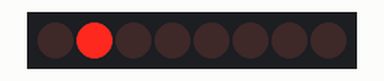
Simulated run of this sketch. Board: Arduino Uno, built with avr-gcc and run on an emulated ATmega328P. On the bench: 8 shift-register outputs drawn as a row of LEDs (first output left, lit = HIGH). Wiring (inferred from the names in the program): shift register (74HC595): data pin 2; shift clock pin 5; latch pin 4. Wiring (inferred from the signals the program sends): row of LEDs: on Q0, Q1, Q2, Q3, Q4, Q5, Q6, Q7.

Above: at 0.5 s.
At 2.5 s:
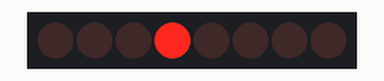
At 3.5 s:
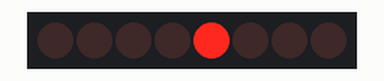
At 4.5 s:
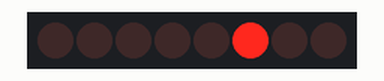
At 6.5 s:
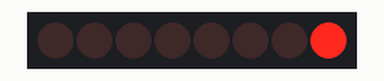
At 9.5 s:
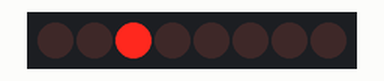
Timing chart, 0 to 10.4 s (numbered marks = the images above):
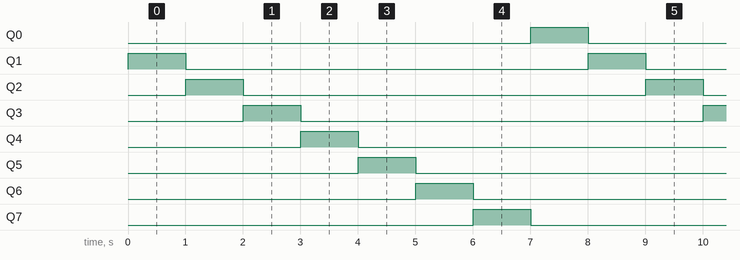

The sketch:

Ocho_Leds_74HC595.ino
```cpp
/* Derechos de autor © UNIT Electronics
  Fecha de revisión: 01/07/24
*/
/********************************
Demostracion del registro de desplazamiento IC 74HC59 para encender y
apagar 8 led´s utilizando 3 pines de la tarjeta UNO R3.
********************************/

int RCLKPin = 4;      //Pin 4-UNO R3 para el manejo del Reloj 74HC59 (Pin 12 RCLK del 74HCC595).
int SRCLKPin = 5;     //Pin 5-UNO R3 para el manejo del Reloj 74HC59 (Pin 11 SRCLK del 74HCC595).
int datoPin = 2;      //Pin 2-UNO R3 para entrada Serial del Dato (Pin 14 SER del 74HCC595).
/*Variable llamada leds con espacio de 8 bits, donde se guardará el patrón de encendido/apagado de leds*/
byte leds = 0;
int nextLED = 0;      //Variable para detectar el byte en la variable leds
void setup()
{
  //Declaración de variables, como salidas digitales
  pinMode(RCLKPin, OUTPUT);
  pinMode(datoPin, OUTPUT);
  pinMode(SRCLKPin, OUTPUT);
  leds = 0;           //Inicialización del programa y de la variable tipo byte en 0
}
void loop()
{
  leds = 0;           //Limpieza del bucle de la variable byte en 0, para que el led encienda una vez
  if (nextLED == 7)   //Se comienza el corrimiento de los bits 0, si se llega a 7
  {
    nextLED = 0;      //Reiniciamos el avance en 0
  }
  else {
    nextLED++;         //De lo contrario seguirá avanzando hasta llegar a 8 bits
  }
  bitSet(leds, nextLED);           //Usará la función bitSet para el control de c/led dependiendo el avance del bit
  digitalWrite(RCLKPin, LOW);      // Pone en nivel bajo a latchPin durante la transmisión
  shiftOut(datoPin, SRCLKPin, MSBFIRST, leds);

  /*Función shiftOut para indicar que el pin saldrá el bit (dataPin, cambio del pin una vez que
  dataPin tenga el valor adecuado(clockPin), dirección de desplazamiento (LSBFIRST o MSBFIRST) los
  datos que se desplazaran*/

  digitalWrite(RCLKPin, HIGH);      // Devuelve el latchpin a nivel alto
  delay(1000);                      //Un segundo de tiempo para esta rutina
}
```

Measured:
- by itself, Q0–7: alternates HIGH for 1.0 s and LOW for 7.0 s
- by itself, everything shown: repeats every 8.0 s, in 8 steps
